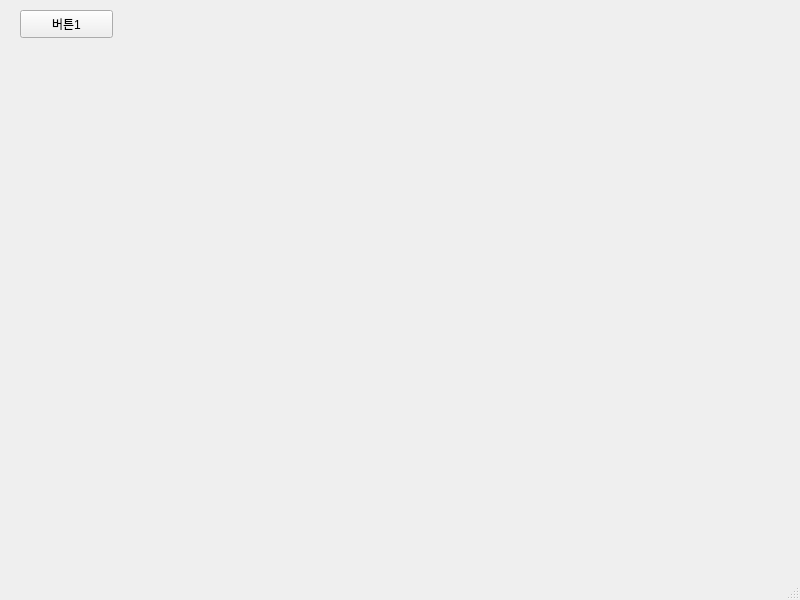
<?xml version="1.0" encoding="UTF-8"?>
<ui version="4.0">
 <class>MainWindow</class>
 <widget class="QMainWindow" name="MainWindow">
  <property name="geometry">
   <rect>
    <x>0</x>
    <y>0</y>
    <width>800</width>
    <height>600</height>
   </rect>
  </property>
  <property name="windowTitle">
   <string>MainWindow</string>
  </property>
  <widget class="QWidget" name="centralwidget">
   <widget class="QPushButton" name="pushButton">
    <property name="geometry">
     <rect>
      <x>20</x>
      <y>10</y>
      <width>93</width>
      <height>28</height>
     </rect>
    </property>
    <property name="text">
     <string>버튼1</string>
    </property>
   </widget>
  </widget>
  <widget class="QMenuBar" name="menubar">
   <property name="geometry">
    <rect>
     <x>0</x>
     <y>0</y>
     <width>800</width>
     <height>26</height>
    </rect>
   </property>
  </widget>
  <widget class="QStatusBar" name="statusbar"/>
 </widget>
 <resources/>
 <connections/>
</ui>
